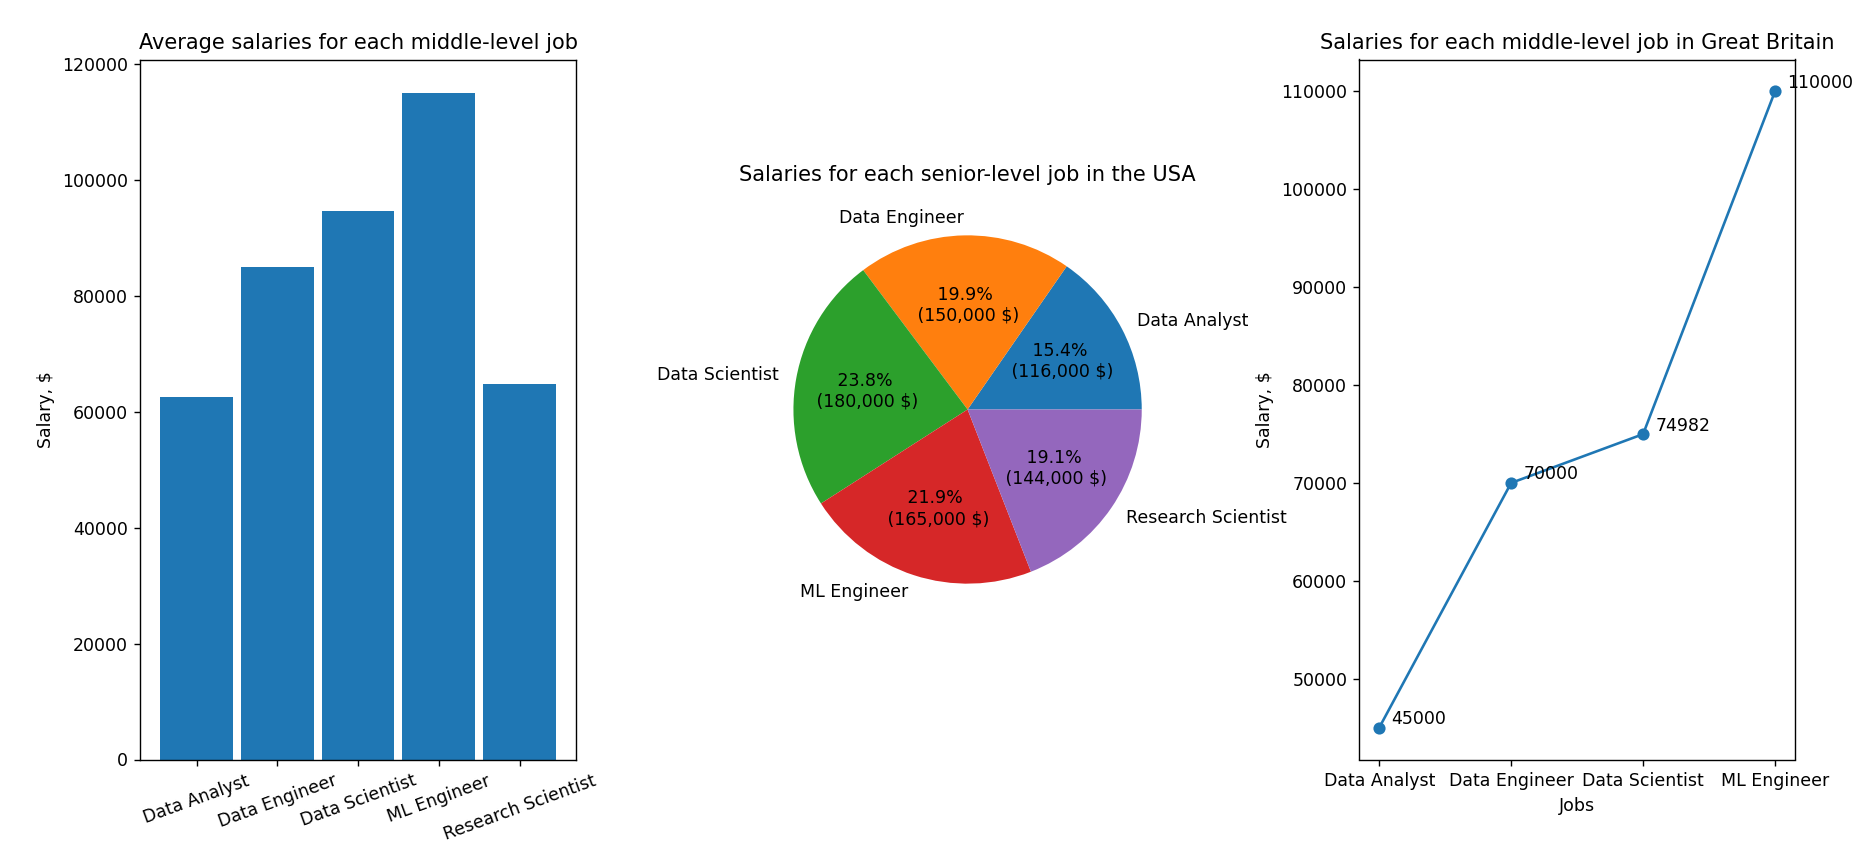

Write Python code to recreate this figure.
import psycopg2
import matplotlib.pyplot as plt

username = 'angelina'
password = 'angelina15'
database = 'Data Science Job Salaries'
host = 'localhost'
port = '1111'

query_1 = '''
    SELECT job_title, exp_id, ROUND(AVG(salary_usd)) FROM jobs INNER JOIN salaries
    ON jobs.job_id = salaries.job_id
    WHERE exp_id = 'MI'
    GROUP BY  jobs.job_id, exp_id
'''

query_2 = '''
    SELECT job_title, exp_id, comp_id, salary_usd FROM jobs INNER JOIN salaries
    ON jobs.job_id = salaries.job_id
    WHERE exp_id = 'SE' AND comp_id = 'US'
    '''

query_3 = '''
    SELECT job_title, exp_id, comp_id, salary_usd FROM jobs INNER JOIN salaries
    ON jobs.job_id = salaries.job_id
    WHERE exp_id = 'MI' and comp_id = 'GB' 
    ORDER BY salary_USD
'''

conn = psycopg2.connect(user=username, password=password, dbname=database, host=host, port=port)
figure, (bar_ax, pie_ax, graph_ax) = plt.subplots(1, 3)

with conn:
    cur = conn.cursor()
    cur.execute(query_1)
    jobs = []
    salaries = []

    for row in cur:
        jobs.append(row[0])
        salaries.append(row[2])

    x_range = range(len(jobs))

    bar_ax.bar(x_range, salaries, width=0.9)
    bar_ax.set_title('Average salaries for each middle-level job')
    bar_ax.set_xlabel('Jobs')
    bar_ax.set_ylabel('Salary, $')
    bar_ax.set_xticks(x_range)
    bar_ax.set_xticklabels(jobs, rotation=20)

    cur.execute(query_2)
    jobs = []
    salaries = []

    for row in cur:
        jobs.append(row[0])
        salaries.append(row[3])

    pie_ax.pie(salaries, labels=jobs, autopct=lambda x: ' {:.1f}% \n ({:,.0f} $)'.format(x, x * sum(salaries) / 100))
    pie_ax.set_title('Salaries for each senior-level job in the USA')

    cur.execute(query_3)
    jobs = []
    salaries = []

    for row in cur:
        jobs.append(row[0])
        salaries.append(row[3])

    graph_ax.plot(jobs, salaries, marker='o')
    graph_ax.set_xlabel('Jobs')
    graph_ax.set_ylabel('Salary, $')
    graph_ax.set_title('Salaries for each middle-level job in Great Britain')

    for job, salary in zip(jobs, salaries):
        graph_ax.annotate(salary, xy=(job, salary), xytext=(7, 2), textcoords='offset points')

mng = plt.get_current_fig_manager()
mng.resize(1700, 700)

plt.subplots_adjust(left=0.1, bottom=0.1, right=0.96, top=0.9, wspace=0.4, hspace=0.4)

plt.show()
